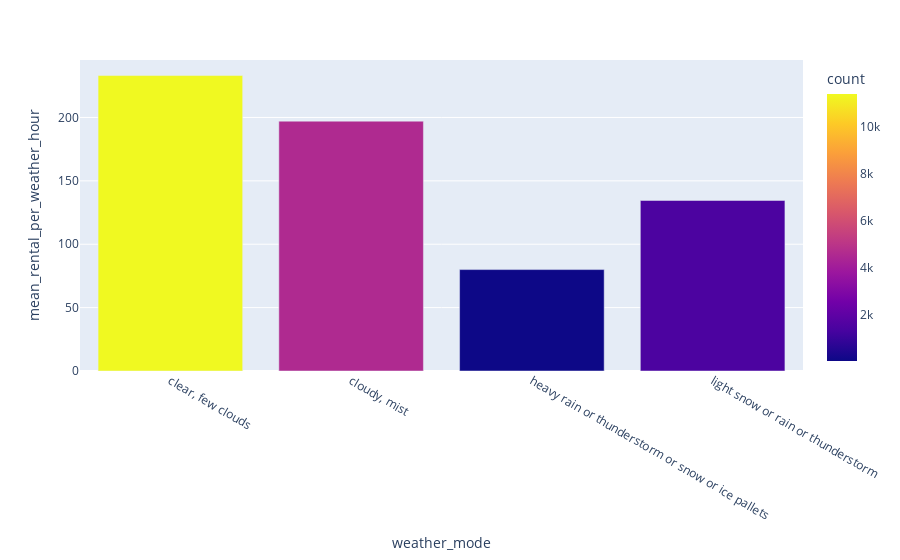

Notebook code for this chart:
### Code cell
px.bar(df_weather_mode, x="weather_mode", y="mean_rental_per_weather_hour", color="count")

### Figure 1 — Plotly figure (JSON) as saved in the notebook; plotly's stock layout.template omitted (floating-point values rounded to 4 significant figures)
{"data": [{"alignmentgroup": "True", "hovertemplate": "weather_mode=%{x}<br>mean_rental_per_weather_hour=%{y}<br>count=%{marker.color}<extra></extra>", "legendgroup": "", "marker": {"color": [11422, 4551, 3, 1457], "coloraxis": "coloraxis", "pattern": {"shape": ""}}, "name": "", "offsetgroup": "", "orientation": "v", "showlegend": false, "textposition": "auto", "type": "bar", "x": ["clear, few clouds", "cloudy, mist", "heavy rain or thunderstorm or snow or ice pallets", "light snow or rain or thunderstorm"], "xaxis": "x", "y": [233.1, 197.1, 80, 134.5], "yaxis": "y"}], "layout": {"barmode": "relative", "coloraxis": {"colorbar": {"title": {"text": "count"}}, "colorscale": [[0, "#0d0887"], [0.1111, "#46039f"], [0.2222, "#7201a8"], [0.3333, "#9c179e"], [0.4444, "#bd3786"], [0.5556, "#d8576b"], [0.6667, "#ed7953"], [0.7778, "#fb9f3a"], [0.8889, "#fdca26"], [1, "#f0f921"]]}, "legend": {"tracegroupgap": 0}, "margin": {"t": 60}, "xaxis": {"anchor": "y", "domain": [0, 1], "title": {"text": "weather_mode"}}, "yaxis": {"anchor": "x", "domain": [0, 1], "title": {"text": "mean_rental_per_weather_hour"}}}}
